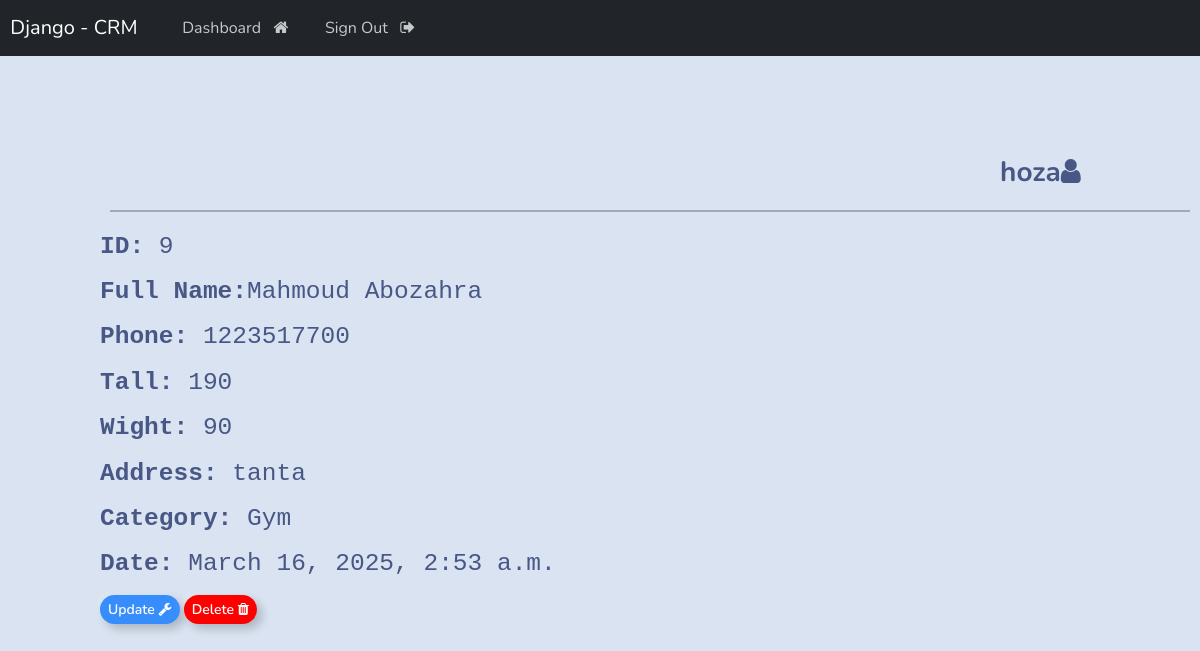
Screenshot of /view/9/ (signed in) with the database file from the repository.
### web_app/models.py (models this page shows, shortened)
class Clint(models.Model):
    first_name = models.CharField(max_length=250 )
    last_name = models.CharField(max_length=250,blank=True , null=True)
    phone = models.IntegerField(blank=True , null=True)
    tall = models.IntegerField(blank=True , null=True)
    wight = models.IntegerField(blank=True , null=True)
    address = models.CharField(max_length=50,blank=True , null=True)
    created_at = models.DateTimeField(auto_now_add=True)
    category = models.ForeignKey(Category , on_delete=models.CASCADE)
    class Meta:
        ordering = ['-created_at']

class Category(models.Model):
    name = models.CharField(max_length=250)
    create_at=models.DateTimeField(auto_now_add=True)
    def __str__(self):
        return self.name

### web_app/views.py (the view)
# urls.py: path('view/<int:id>/',views.view,name='view'),
def view(request,id):
    clint = get_object_or_404(Clint , id=id)
    return render(request,'web/view.html', {'clint': clint})

### templates/web/view.html
{% extends "base.html" %} {% block content %}
<div class="cart" style="padding-left:100px ; padding-top: 100px;">
    <h3 style="padding-left:900px ;"><b>{{user}}<i class="fa fa-user" aria-hidden="true"></i> </b></h3>
    <hr style="border:1px solid black ; margin: 20px 10px;">
    <h3>
        <pre><strong>ID: </strong>{{clint.id}}</pre>
        <pre><strong>Full Name:</strong>{{clint.first_name|capfirst}} {{clint.last_name|capfirst}}</pre>
        <pre><strong>Phone: </strong>{{clint.phone}}</pre>
        <pre><strong>Tall: </strong>{{clint.tall}}</pre>
        <pre><strong>Wight: </strong>{{clint.wight}}</pre>
        <pre><strong>Address: </strong>{{clint.address}}</pre>
        <pre><strong>Category: </strong>{{clint.category}}</pre>
        <pre><strong>Date: </strong>{{clint.created_at}}</pre>
    </h3>
    <a href="{% url 'edit' clint.id %}" class="btn btn-outline-primary btn-sm">Update <i class="fa fa-wrench" aria-hidden="true"></i></a>
    <a style="background-color: red;"  href="{% url 'delete' clint.id %}" onclick="return confirm('Are you sure to delete this clint?');" class="btn btn-outline-primary btn-sm">Delete <i class="fa fa-trash" aria-hidden="true"></i></a>
</div>
{% endblock content %}

### rows the page displays
Clint: id "9", first_name "Mahmoud", last_name "Abozahra", phone "1223517700", tall "190", wight "90", address "tanta", category "Gym", created_at "March 16, 2025, 2:53 a.m."

### other values shown
{{ user }} "hoza"
